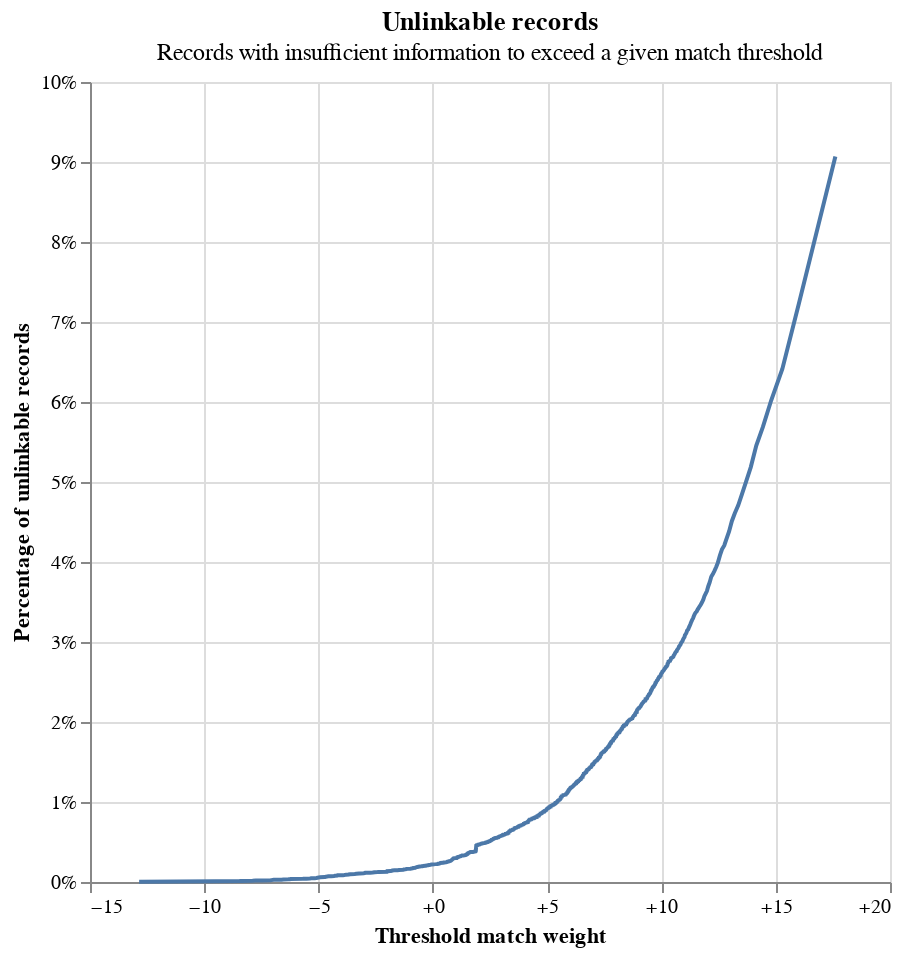

Notebook code for this chart:
### Code cell
linker.unlinkables_chart()

### Figure 1 — Vega-Lite specification as saved in the notebook (floating-point values rounded to 4 significant figures; data arrays with more than 128 entries replaced by an {"elided": "..."} marker saying what was removed)
{"$schema": "https://vega.github.io/schema/vega-lite/v5.9.3.json", "config": {"view": {"continuousHeight": 300, "continuousWidth": 400}}, "data": {"name": "data-35a4ed19666cb26baf866545b8953aed"}, "datasets": {"data-35a4ed19666cb26baf866545b8953aed": {"elided": "1028 records"}}, "height": 400, "layer": [{"encoding": {"x": {"axis": {"format": "+", "title": "Threshold match weight"}, "field": "match_weight", "type": "quantitative"}, "y": {"axis": {"format": "%", "title": "Percentage of unlinkable records"}, "field": "cum_prop", "type": "quantitative"}}, "mark": {"type": "line"}}, {"encoding": {"opacity": {"condition": {"empty": false, "param": "x_match_weight_y_cum_prop_coords_of_mouse", "value": 1}, "value": 0}, "tooltip": [{"field": "match_weight", "format": "+.5", "title": "Match weight", "type": "quantitative"}, {"field": "match_probability", "format": ".5", "title": "Match probability", "type": "quantitative"}, {"field": "cum_prop", "format": ".3%", "title": "Proportion of unlinkable records", "type": "quantitative"}], "x": {"axis": {"title": "Threshold match weight"}, "field": "match_weight", "type": "quantitative"}, "y": {"axis": {"format": "%", "title": "Percentage of unlinkable records"}, "field": "cum_prop", "type": "quantitative"}}, "mark": {"type": "point"}, "name": "mouse_coords"}, {"encoding": {"x": {"field": "match_weight", "type": "quantitative"}}, "mark": {"color": "gray", "type": "rule"}, "transform": [{"filter": {"empty": false, "param": "x_match_weight_y_cum_prop_coords_of_mouse"}}]}, {"encoding": {"y": {"field": "cum_prop", "type": "quantitative"}}, "mark": {"color": "gray", "type": "rule"}, "transform": [{"filter": {"empty": false, "param": "x_match_weight_y_cum_prop_coords_of_mouse"}}]}], "params": [{"name": "x_match_weight_y_cum_prop_coords_of_mouse", "select": {"fields": ["match_weight", "cum_prop"], "nearest": true, "on": "mouseover", "type": "point"}, "views": ["mouse_coords"]}], "title": {"subtitle": "Records with insufficient information to exceed a given match threshold", "text": "Unlinkable records"}, "width": 400}
